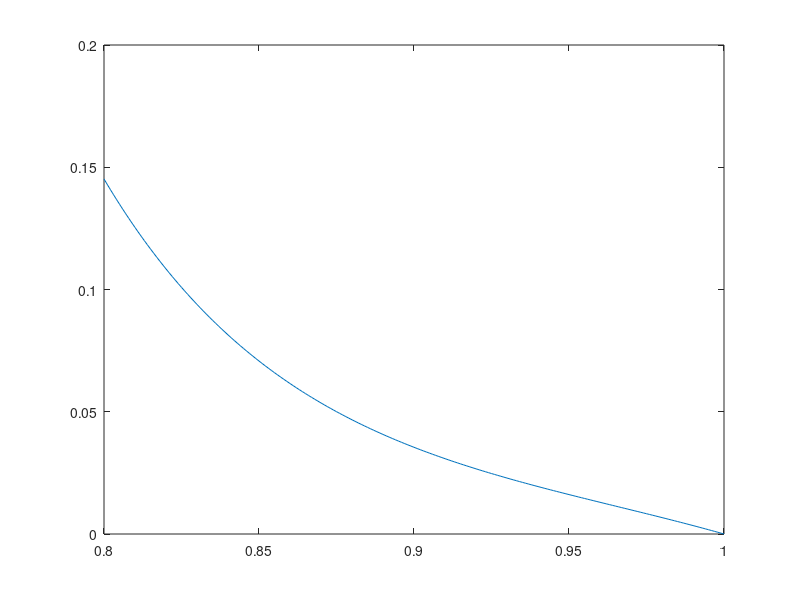
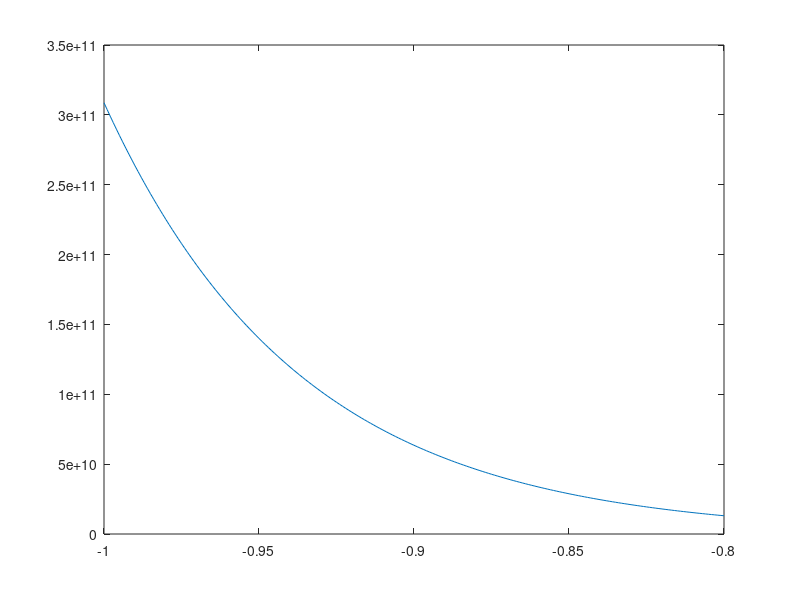
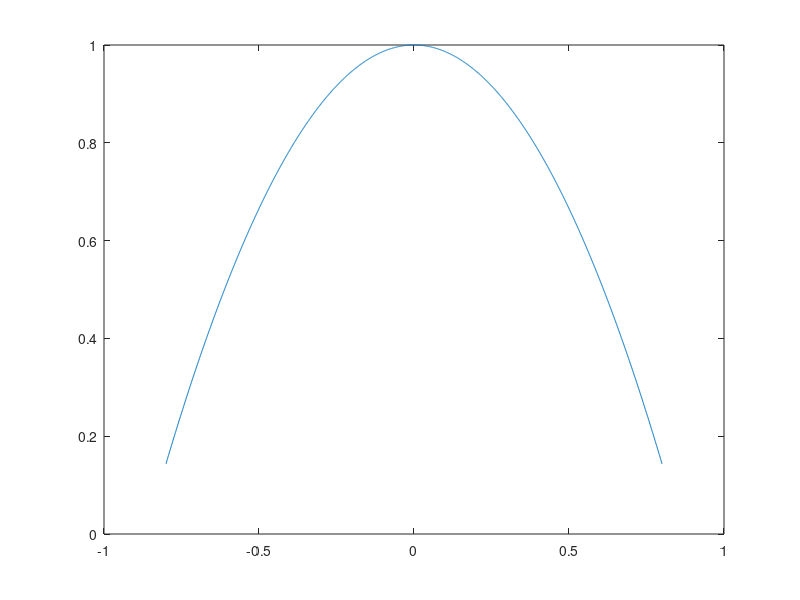

Here is the MATLAB script that generated these plots, in order:
%%
% \autocite{Sumets_2018}
% Investigation of the zero oder flow for straight walled vessels.
%%
clear all
close all
clc

%% Parameters
chi = 250;
epsilon = 0.2;
h = 1 - epsilon;
phi_f = 0.99;
phi = 1;


%% Constants

Q1 = h;
Q2 = h*chi*exp(-sqrt(chi));
Q3 = sqrt(chi)*exp(-sqrt(chi)*h);

Q = Q1 / (Q2 + Q3);

T1 = Q*exp(-sqrt(chi)*h);
T2 = (h*sqrt(chi)/2) + (phi_f/(h*sqrt(chi)) );
T3 = phi_f/chi;
T4 = phi_f*Q*exp(-sqrt(chi)*h);

T = (T1 * T2) - T3 + T4;

R1 = exp(sqrt(chi)*h);
R2 = sqrt(chi)*h*exp(sqrt(chi));
R3 = exp(-sqrt(chi)*h);
R4 = sqrt(chi)* h* exp(-sqrt(chi));

R = (R1 - R2)/(R3 + R4);

S1 = T2;
S2 = R1 - (R * R3);
S3 = phi_f * (R1 + (R * R3));

S = S1 * S2 - S3;

aBcs1 = 1/(S*sqrt(chi));
aBcs2 = R * (exp(-sqrt(chi)) - exp(-sqrt(chi)*h)) - exp(sqrt(chi)) + exp(sqrt(chi)*h);
aBcs3 = (1-h)/(S*sqrt(chi) * h);
aBcs4 = -S2;
aBcs5 = (1-h)/chi;
aBcs6 = 1\sqrt(chi);
aBcs7 = T/S*(exp(sqrt(chi)) - exp(sqrt(chi)*h));
aBcs8 = (R*T/S + Q)*(exp(-sqrt(chi)) - exp(-sqrt(chi)*h));
aBcs9 = (1-h)/(sqrt(chi)*h);
aBcs10 = T/S*exp(sqrt(chi)*h);
aBcs11 = (R*T/S + Q)*exp(-sqrt(chi)*h);

aBcs = (aBcs1*aBcs2 -aBcs3*aBcs4)...
    *(aBcs5 - aBcs6 * ( aBcs7  - aBcs8)...
    + aBcs9 * (aBcs10 - aBcs11))^-1;

A1 = sqrt(chi)/h;
A2 = T*exp(sqrt(chi)*h)/S;
A3 = exp(-sqrt(chi)*h)*(R * T / S + Q);
A4 = -S2/S;

A = A1*(aBcs * (A2 - A3) + A4);

D2 = (aBcs*T - 1)/S;
D1 = R*D2 + aBcs * Q;

E1 = sqrt(chi)*(phi + 1);
E2 = D2 * exp(sqrt(chi)*h);
E3 = D1 * exp(-sqrt(chi)*h);
E4 = A*h*(phi+ 1);

E = E1*(E2 - E3)-E4;

M1 = D1 * exp(-sqrt(chi));
M2 = D2 * exp(sqrt(chi));
M3 = A*(phi+1)/2;

M = M1 + M2 - M3 - 1;
%% Governing Equations
% CL1 = 0;
% CF1 = 0;

V_l = @(x2, A) A .* x2.^2 / 2 + 1;
V_f = @(D1,D2,A,aBcs,x2) D1 * exp(-sqrt(chi).*x2) + D2 .* exp(sqrt(chi).*x2) - (A + aBcs)/chi;
U = 1; %% TODO
%% Plots

x2m = linspace(-1,-1+epsilon,201);
x2 = linspace(-1+epsilon,1-epsilon,2001);
x2p = linspace(1-epsilon,1,201);

% Reproduce figure 9 to make sure the above is correct.
% TODO
figure
% plot([x2m, x2, x2p],[V_f(D1,D2,A,aBcs,x2m), V_l(x2,A), V_f(D1,D2,A,aBcs,x2p)])
plot(x2p,V_f(D1,D2,A,aBcs,x2p))
figure
plot(x2m,V_f(D1,D2,A,aBcs,x2m))
figure
plot(x2,V_l(x2, A))

